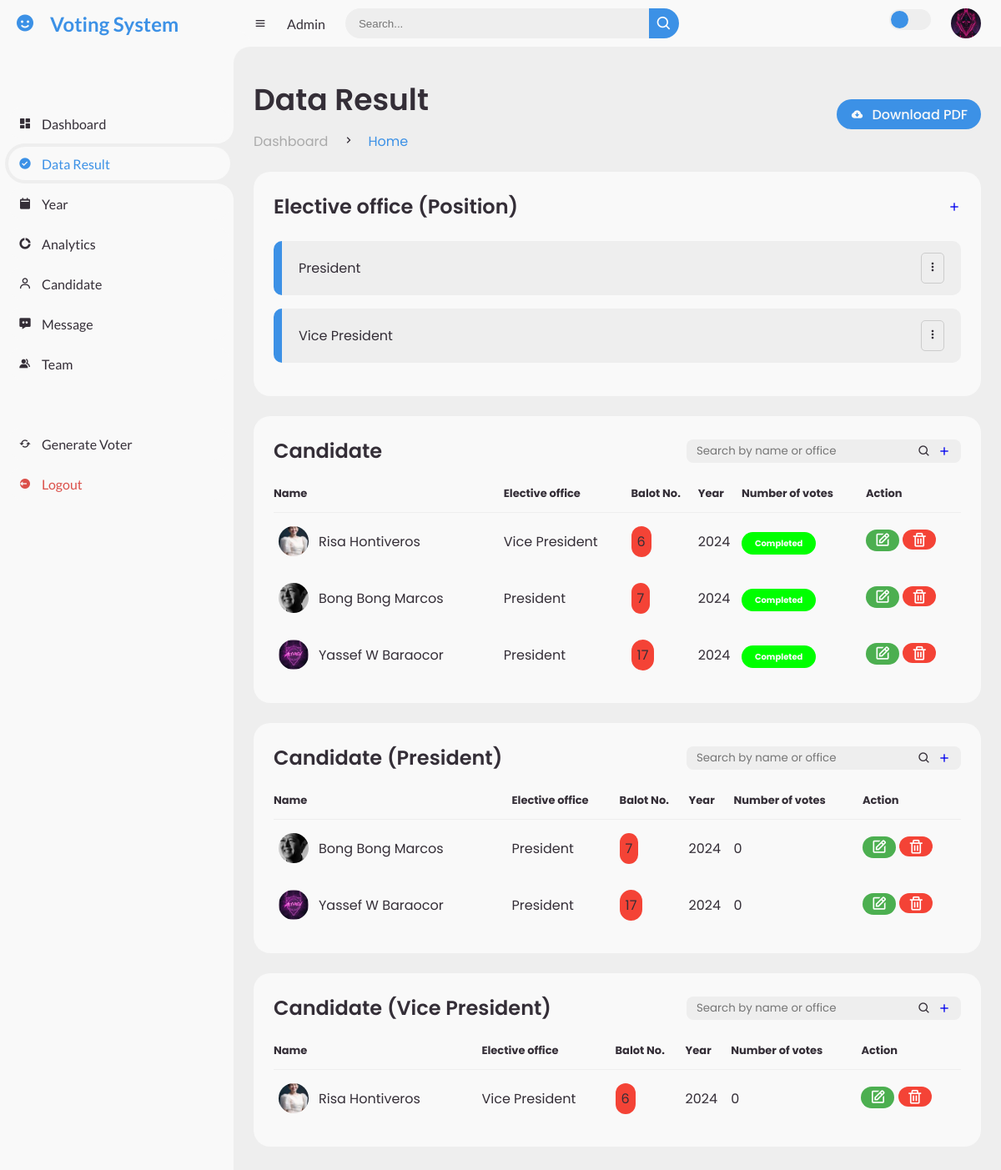
/Result.php (signed in), run on the app's committed database.
### tables this page shows
CREATE TABLE `user` (
  `user_id` int(11) NOT NULL,
  `Fullname` varchar(50) NOT NULL,
  `UserName` varchar(50) NOT NULL,
  `Password` varchar(20) NOT NULL,
  `account_status` varchar(11) NOT NULL,
  `role` varchar(50) NOT NULL,
  `profile_picture` varchar(500) NOT NULL
);

CREATE TABLE `office` (
  `Office_id` int(11) NOT NULL,
  `Electiveoffice` varchar(50) NOT NULL,
  `Year` int(5) NOT NULL
);

CREATE TABLE `candidate` (
  `Candidate_id` int(11) NOT NULL,
  `Candidate_fullname` varchar(50) NOT NULL,
  `Balotno` int(8) NOT NULL,
  `yearofcandidacy` year(4) NOT NULL,
  `Office_id` int(11) NOT NULL,
  `profile_picture` varchar(200) NOT NULL
);

### model/class_model.php (called while the page is built, shortened)
<?php
class class_model {
    public $host = db_host;
    public $user = db_user;
    public $pass = db_pass;
    public $dbname = db_name;
    public $conn;
    public function __construct() {
		try {
            $this->pdo = new PDO("mysql:host=localhost;dbname=voring_system", "root", "");
        } catch (PDOException $e) {
            echo "Connection failed: " . $e->getMessage();
        }
    }
    private function connect() {
        $this->conn = new mysqli($this->host, $this->user, $this->pass, $this->dbname);
    }
	public function count_votes($Candidate_id){
		$stmt= $this->conn->prepare('SELECT * FROM votes WHERE `Candidate_id` = ?') or die($this->conn->error);
		$stmt -> bind_param('i',$Candidate_id);
		$stmt ->execute();
		$result = $stmt->get_result();
		return $result->num_rows;
	}
	public function fetch_user($me){
		$stmt= $this->conn->prepare("SELECT * from `user` WHERE `user_id` = ?") or die($this->conn->error);
		$stmt->bind_param('i',$me);
		$stmt->execute();
		$result = $stmt->get_result();
		$data = array();
		while ($row = $result->fetch_assoc()){
			$data[] = $row;
		}
		return $data;
	}
	  public function fetchActive_year(){
		$sql = "SELECT * FROM `year` where `Status` = 1";
			$stmt = $this->conn->prepare($sql);
			$stmt->execute();
			$result = $stmt->get_result();
			$data = array();
			 while ($row = $result->fetch_assoc()) {
					   $data[] = $row;
				}
			 return $data;
	  }
	public function fetchcandidatebyyear($Activeyear) {
		$stmt = $this->conn->prepare("
			SELECT
				c.Candidate_id,
				c.profile_picture,
				c.Candidate_fullname,
				c.Balotno,
				c.yearofcandidacy,
				o.Office_id,
				o.Electiveoffice,
				o.Year AS OfficeYear
			FROM
				candidate c
			INNER JOIN
				office o
			ON
				c.Office_id = o.Office_id
			WHERE
				c.yearofcandidacy = ?
		");
		$stmt->bind_param('i', $Activeyear);
		if (!$stmt->execute()) {
			error_log("Execute failed: " . $stmt->error);
			$stmt->close();
			return [];
		}
		$result = $stmt->get_result();
		$Data = [];
		while ($row = $result->fetch_assoc()) {
			$Data[] = $row;
		}
		return $Data;
	}
	public function fetchcandidatebyyear_and_position_andvote($position_id, $Activeyear) {
    $stmt = $this->conn->prepare("
        SELECT
            c.Candidate_id,
            c.profile_picture,
            c.Candidate_fullname,
            c.Balotno,
            c.yearofcandidacy,
            o.Office_id,
            o.Electiveoffice,
            o.year AS OfficeYear,
            COUNT(v.Vote_id) AS TotalVotes
        FROM
            candidate c
        INNER JOIN
            office o ON c.Office_id = o.Office_id
        LEFT JOIN
            votes v ON c.Candidate_id = v.Candidate_id AND v.year_id = ?
        WHERE
            c.yearofcandidacy = ?
            AND o.Office_id = ?
        GROUP BY
            c.Candidate_id, c.profile_picture, c.Candidate_fullname, c.Balotno, c.yearofcandidacy, o.Office_id, o.Electiveoffice, o.year
    ");
    $stmt->bind_param('iii', $Activeyear, $Activeyear, $position_id);
    if (!$stmt->execute()) {
        error_log("Execute failed: " . $stmt->error);
        $stmt->close();
        return [];
    }
    $result = $stmt->get_result();
    $Data = [];
    while ($row = $result->fetch_assoc()) {
        $Data[] = $row;
    }
    return $Data;
}
	public function fetch_office($Activeyear){
		$stmt = $this->conn->prepare("SELECT * FROM `office` WHERE `Year` = ?") or die($this->conn->error);
		$stmt->bind_param("i", $Activeyear);
		if ($stmt->execute()) {
			$result = $stmt->get_result();
			$data = array();
			while ($row = $result->fetch_assoc()) {
				$data[] = $row;
			}
			return $data;
		} else {
			return array();
		}
	}
}
?>

### Result.php (the view, shortened to what this page needs)
<!DOCTYPE html>
<html lang="en">
<head>
	<link href='https://unpkg.com/boxicons@2.0.9/css/boxicons.min.css' rel='stylesheet'>
	<link rel="stylesheet" href="style.css">
</head>
<body>
<?php include 'sidebar/sidebar.php'?>
<?php   $conn = new class_model();
		$Activeyear = $conn->fetchActive_year();
		foreach($Activeyear as $row){
			$Activeyear=$row['Year'];
		};
		?>
	<section id="content">
		<?php include 'header/header.php'?>
		<main>
			<div class="head-title">
				<div class="left">
					<h1>Data Result</h1>
					<ul class="breadcrumb">
						<li>
							<a href="#">Dashboard </a>
						</li>
						<li><i class='bx bx-chevron-right' ></i></li>
						<li>
							<a class="active" href="#">Home</a>
						</li>
					</ul>
				</div>
				<a href="#" class="btn-download">
					<i class='bx bxs-cloud-download' ></i>
					<span class="text">Download PDF</span>
				</a>
			</div>
			<div class="table-data">
				<div class="todo">
					<div class="head">
						<h3>Elective office (Position)</h3>
						<a href="ADDOFFCICE.php" class='bx bx-plus' ></a>
					</div>
					<ul class="todo-list">
            <?php $office = $conn->fetch_office($Activeyear);
            foreach($office as $row){
            ?>
						<li class="completed">
							<p><?php echo $row['Electiveoffice'];  ?></p>
							<div class="dropdown">
        						<i class='bx bx-dots-vertical-rounded dropdown-btn'></i>
   							 </div>
						</li>
            <?php };  ?>
					</ul>
				</div>
			</div>
			<div class="table-data">
				<div class="order">
					<div class="head">
						<h3>Candidate</h3>
						<div class="search-container">
				<input type="text" id="searchInput" placeholder="Search by name or office">
				<i class='bx bx-search'></i>
				<a href="ADDCANDIDATE.php" class='bx bx-plus' ></a>
			</div>
					</div>
					<table id='dataTable'>
						<thead>
							<tr>
								<th>Name</th>
								<th>Elective office</th>
								<th>Balot No.</th>
								<th>Year</th>
								<th>Number of votes</th>
								<th>Action</th>
							</tr>
						</thead>
						<tbody>
							<?php $ActiveYearz = $conn->fetchcandidatebyyear($Activeyear);
							foreach($ActiveYearz as $row){
								$pro = $row['profile_picture'];
												?>
							<tr>
								<td>
									<img src="uploads/profile_pictures/<?php echo $pro?>" alt="Profile Picture">
									<p><?php echo $row['Candidate_fullname'];  ?></p>
								</td>
								<td><?php echo $row['Electiveoffice']; ?></td>
								<td><span style="padding:7px; border-radius:100px;background-color:#f44336;"><?php echo $row['Balotno']; ?></span></td>
								<td><span ><?php echo $row['OfficeYear']; ?></td>
								<td><span class="status completed">Completed</span></td>
								<td><button  class="edit-btn" onclick="updateYear(<?= $row['Candidate_id'] ?>)">
				<a href="EDIT-CANDIDATE.php?Candidate_id=<?= $row['Candidate_id']; ?>&Candidate-fullname=<?php echo $row['Candidate_fullname']; ?>" class="text-secondary font-weight-bold text-xs" data-toggle="tooltip" data-original-title="Edit user">
			<i class='bx bx-edit'></i>
                                                        </a>
                </button>
				<button class="delete-btn" onclick="deleteYear(<?= $row['Candidate_id'] ?>)" data-id="<?= $row['Candidate_id']; ?>">
                    <i class='bx bx-trash'></i>
                </button></td>
							</tr>
							<?php }; ?>
						</tbody>
					</table>
				</div>
			</div>
<?php  foreach($office as $row){
	$position_idz = $row['Office_id']
	?>
			<div class="table-data">
    <div class="order">
        <div class="head">
            <h3>Candidate (<?= $row['Electiveoffice']; ?>)</h3>
            <div class="search-container">
                <input type="text" id="searchInput" placeholder="Search by name or office">
                <i class='bx bx-search'></i>
                <a href="ADDCANDIDATE.php" class='bx bx-plus'></a>
            </div>
        </div>
        <table id='dataTable'>
            <thead>
                <tr>
                    <th>Name</th>
                    <th>Elective office</th>
                    <th>Balot No.</th>
                    <th>Year</th>
                    <th>Number of votes</th>
                    <th>Action</th>
                </tr>
            </thead>
            <tbody>
                <?php
                $Candidate = $conn->fetchcandidatebyyear_and_position_andvote($position_idz, $Activeyear);
                foreach ($Candidate as $row):
                    $pro = $row['profile_picture'];
                ?>
                <tr>
                    <td>
                        <img src="uploads/profile_pictures/<?php echo $pro ?>" alt="Profile Picture">
                        <p><?php echo $row['Candidate_fullname']; ?></p>
                    </td>
                    <td><?php echo $row['Electiveoffice']; ?></td>
                    <td><span style="padding:7px; border-radius:100px;background-color:#f44336;"><?php echo $row['Balotno']; ?></span></td>
                    <td><span><?php echo $row['yearofcandidacy']; ?></span></td>
					 <?php
					$Candidate_id = $row['Candidate_id'];
					 $countvotess = $conn-> count_votes($Candidate_id); ?>
                    <td><span><?php echo  $countvotess  ?></span></td>
                    <td>
                        <button class="edit-btn" onclick="updateYear(<?= $row['Candidate_id'] ?>)">
                            <a href="EDIT-CANDIDATE.php?Candidate_id=<?= $row['Candidate_id']; ?>&Candidate-fullname=<?php echo $row['Candidate_fullname']; ?>" class="text-secondary font-weight-bold text-xs" data-toggle="tooltip" data-original-title="Edit user">
                                <i class='bx bx-edit'></i>
                            </a>
                        </button>
                        <button class="delete-btn" onclick="deleteYear(<?= $row['Candidate_id'] ?>)" data-id="<?= $row['Candidate_id']; ?>">
                            <i class='bx bx-trash'></i>
                        </button>
                    </td>
                </tr>
                <?php endforeach; ?>
            </tbody>
        </table>
    </div>
</div>
			<?php } ?>
		</main>
	</section>
</body>
</html>

### header/header.php (shortened to what this page needs)
<nav>
<?php
require_once 'model/class_model.php';
		$me=$_SESSION['user_ids'];
        $conn = new class_model();
        $role = $conn->fetch_user($me);
        foreach($role as $row){
            $profile_picture = $row['profile_picture'];
            $role = $row['role'];
        };
?>
			<i class='bx bx-menu' ></i>
			<a href="#" class="nav-link"><?php echo  $role;  ?></a>
			<form action="#">
				<div class="form-input">
					<input type="search" placeholder="Search...">
					<button type="submit" class="search-btn"><i class='bx bx-search' ></i></button>
				</div>
			</form>
			<label for="switch-mode" class="switch-mode"></label>
			<div class="profile-dropdown">
            <a href="#" class="profile">
				<img src="uploads/profile_pictures/<?php echo  $profile_picture ?>" alt="Profile" id="profile-menu">
			</a>
</div>
		</nav>

### header/header.php (style rules this page uses)
.profile-dropdown { width: 36px; height: 36px; object-fit: cover; border-radius: 50%; position: relative; display: inline-block; }

### Result.php (style rules this page uses)
.dropdown { position: relative; display: inline-block; }
button { border: none; background: none; padding: 2px 10px; cursor: pointer; display: inline-flex; align-items: center; justify-content: center; border-radius: 30px; }
.dropdown { padding: 5px; border: 1px solid #ccc; border-radius: 5px; }
button i { font-size: 20px; color: #fff; transition: color 0.3s; }
button.edit-btn { background-color: #4CAF50; }
button.delete-btn { background-color: #f44336; }

### data on the page
user: role "Admin", profile_picture (picture)
office: Electiveoffice "President"
office: Electiveoffice "Vice President"
candidate: profile_picture (picture), Candidate_fullname "Risa Hontiveros", Office.Electiveoffice "Vice President", Balotno "6", Office.Year "2024", yearofcandidacy "2024", countvotess "0"
candidate: profile_picture (picture), Candidate_fullname "Bong Bong Marcos", Office.Electiveoffice "President", Balotno "7", Office.Year "2024", yearofcandidacy "2024", countvotess "0"
candidate: profile_picture (picture), Candidate_fullname "Yassef W Baraocor", Office.Electiveoffice "President", Balotno "17", Office.Year "2024", yearofcandidacy "2024", countvotess "0"
